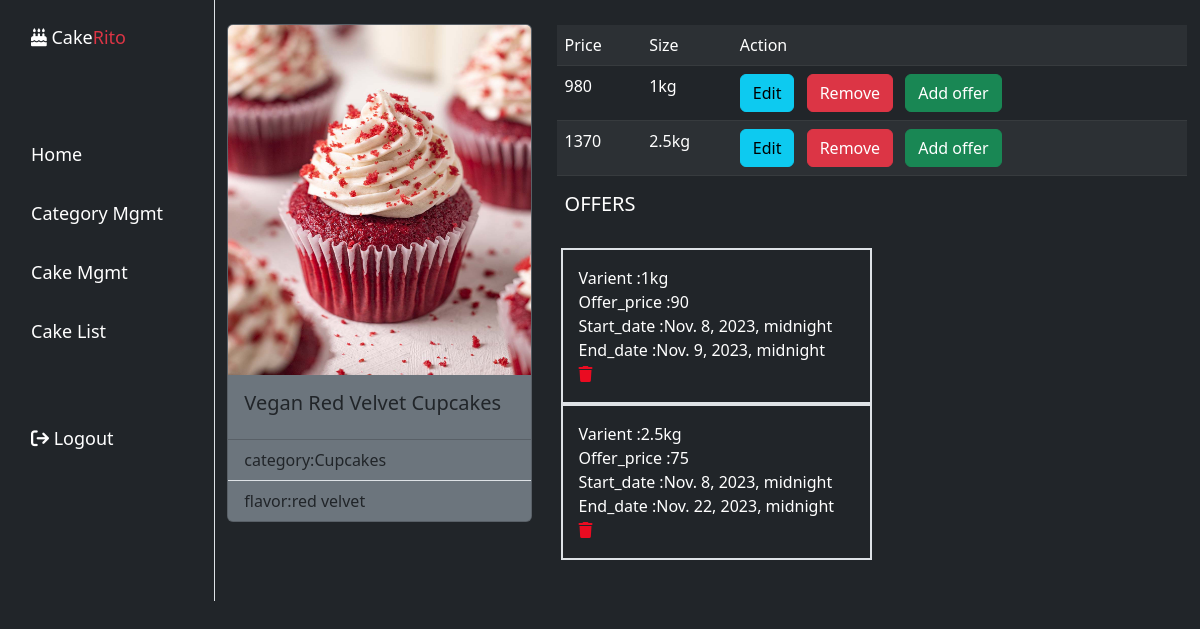
Page /cake/5/ (signed in) on the committed database.
### delight/models.py (models this page shows, shortened)
class cakes(models.Model):
    name=models.CharField(max_length=200)
    category=models.ForeignKey(Category,null=True,on_delete=models.SET_NULL)
    options=(
        ("chocolate","chocolate"),
        ("vanilla","vanilla"),
        ("pistachio","pistachio"),
        ("tropical rum","tropical rum"),
        ("pineapple","pineapple"),
        ("red velvet","red velvet") ,
        ("strawberry","strawberry"),
    )
    flavor=models.CharField(max_length=200,choices=options,default="chocolate")
    image=models.ImageField(upload_to="images")

class Category(models.Model):
    name=models.CharField(max_length=200,unique=True)
    is_active=models.BooleanField(default=True)
    def __str__(self):
        return self.name

class cakevarients(models.Model):
    cake=models.ForeignKey(cakes,on_delete=models.CASCADE)
    price=models.PositiveIntegerField()
    options=(
        ("1kg","1kg"),
        ("2kg","2kg"),
        ("2.5kg","2.5kg"),
        ("3kg","3kg"),
        ("4kg","4kg"),
        ("5kg","5kg"),
        ("7kg","7kg")
    )
    size=models.CharField(max_length=200,choices=options,default="1kg")

class offers(models.Model):
    cakevarient=models.ForeignKey(cakevarients,on_delete=models.CASCADE)
    price=models.PositiveIntegerField()
    start_date=models.DateTimeField()
    due_date=models.DateTimeField()

### delight/views.py (the view)
# urls.py: path("cake/<int:pk>/",CakeDetailView.as_view(),name="cake-detail"),
@method_decorator(decs,name="dispatch")
class CakeDetailView(DetailView):
    template_name="delight/cake_detail.html"
    model=cakes
    context_object_name="cake"

### delight/views.py (called while the page is built)
def signin_required(fn):
    def wrapper(request,*args,**kwargs):
        if not request.user.is_authenticated:
            messages.error(request,"invalid session !")
            return redirect("signin")
        else:
            return fn(request,*args,**kwargs)
    return wrapper

def is_admin(fn):
    def wrapper(request,*args,**kwargs):
        if not request.user.is_superuser:
            messages.error(request,"permission denied for current user !")
            return redirect("signin")
        else:
             return fn(request,*args,**kwargs)
    return wrapper

### delight/templates/delight/cake_detail.html (shortened to what this page needs)
{%extends "delight/base.html"%}
{%block body_block%}
<div class="container mt-4 ">
  <div class="row">
          <div class="col-4">
              <div class="card bg-secondary" style="width:100%">
                  <img src="{{cake.image.url}}" class="card-img-top" alt="..." height="350px" width="220px">
                  <div class="card-body">
                    <h5 class="card-title bg-secondary">{{cake.name}}</h5>
                  </div>
                  <ul class="list-group list-group-flush">
                    <li class="list-group-item bg-secondary">category:{{cake.category}}</li>
                    <li class="list-group-item bg-secondary">flavor:{{cake.flavor}}</li>
                  </ul>
                </div>
          </div>
          <div class="col-8 border border-dark">
             <table class="table table-striped table-dark">
              <tr>
                  <td>Price</td>
                  <td>Size</td>
                  <td>Action</td>
              </tr>
              {%for v in cake.cakevarients_set.all%}
                  <tr>
                      <td>{{v.price}}</td>
                      <td>{{v.size}}</td>
                  <td>
                    <a href="{%url 'varient-edit' v.id%}" class="btn btn-info me-2">Edit</a>
                    <a href="{%url 'varient-remove' v.id%}" class="btn btn-danger me-2">Remove</a>
                    <a href="{%url 'offer-add' v.id%}"  class="btn btn-success me-2">Add offer</a>
                  </td>
                </tr>
              {%endfor%}
             </table>
             <h5 class="mt-3 mb-3 ps-2">OFFERS</h5>
             <div class="row mb-4 p-3 ">
                 {%for c in cake.cakevarients_set.all%}
                     {%for o in c.offers_set.all%}
                         <div class="col-6 border border-2 border p-3 border-shadow">
                            <div>Varient :{{c.size}}</div>
                             <div>Offer_price :{{o.price}}</div>
                             <div>Start_date :{{o.start_date}}</div>
                             <div>End_date :{{o.due_date}}</div>
                             <div><a href="{%url 'offer-remove' o.id %}"><i class="fa-solid fa-trash" style="color: #ea0b21;"></i></a></div>
                         </div>
                         <div class="col-3"></div>
                         <div class="col-3"></div>
                     {%endfor%}
                 {%endfor%}
             </div>
          </div>
      </div>
    </div>
{%endblock%}

### rows in the picture
cakes: image (picture), name "Vegan Red Velvet Cupcakes", category "Cupcakes", flavor "red velvet"
cakevarients: price "980", size "1kg"
cakevarients: price "1370", size "2.5kg"
offers: price "90", start_date "Nov. 8, 2023, midnight", due_date "Nov. 9, 2023, midnight"
offers: price "75", start_date "Nov. 8, 2023, midnight", due_date "Nov. 22, 2023, midnight"
